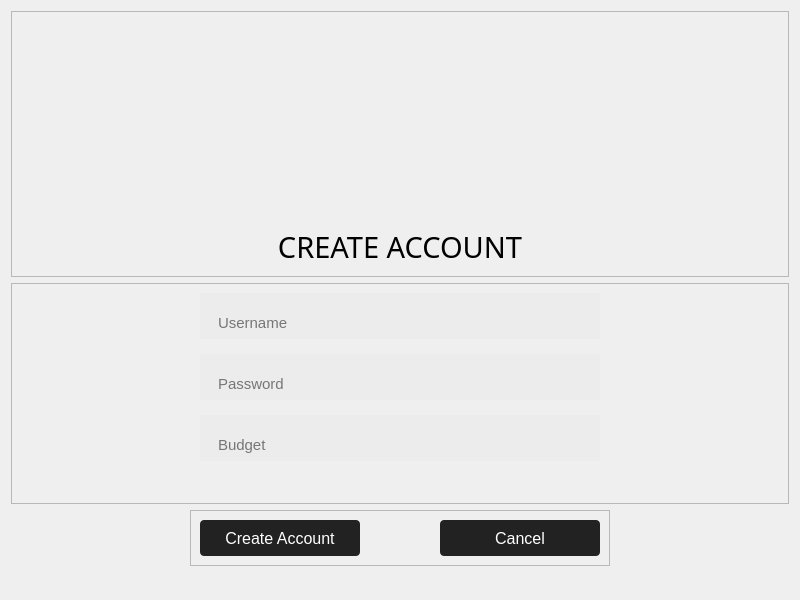
<?xml version="1.0" encoding="UTF-8"?>
<ui version="4.0">
 <class>NewAccountDialog</class>
 <widget class="QWidget" name="NewAccountDialog">
  <property name="geometry">
   <rect>
    <x>0</x>
    <y>0</y>
    <width>800</width>
    <height>600</height>
   </rect>
  </property>
  <property name="sizePolicy">
   <sizepolicy hsizetype="Fixed" vsizetype="Fixed">
    <horstretch>0</horstretch>
    <verstretch>0</verstretch>
   </sizepolicy>
  </property>
  <property name="windowTitle">
   <string>Create new Account</string>
  </property>
  <property name="styleSheet">
   <string notr="true">.QPushButton {
  background-color: #222;
  border-radius: 4px;
  border-style: none;
  color: #fff;
  line-height: 1.5;
  max-width: none;
  width: 200px;
  padding: 9px 20px 8px;
}

QPushButton:hover,
QPushButton:focus {
  background-color: rgb(54, 54, 54);
}

QLineEdit {
  color: rgba(0,0,0,.87);
  padding: 20px 16px 6px;
  background: #ececec;
  border: none;
  border-radius: 4px;
  border-bottom: 1px solid rgba(0,0,0,.42);
  border-radius: 0 0 0 0;
  font-size: 15px;
  height: 20px;
}</string>
  </property>
  <layout class="QVBoxLayout" name="verticalLayout">
   <item alignment="Qt::AlignTop">
    <widget class="QFrame" name="frame_3">
     <property name="frameShape">
      <enum>QFrame::StyledPanel</enum>
     </property>
     <property name="frameShadow">
      <enum>QFrame::Raised</enum>
     </property>
     <layout class="QVBoxLayout" name="verticalLayout_2">
      <item alignment="Qt::AlignHCenter">
       <widget class="QLabel" name="label">
        <property name="minimumSize">
         <size>
          <width>200</width>
          <height>200</height>
         </size>
        </property>
        <property name="maximumSize">
         <size>
          <width>200</width>
          <height>200</height>
         </size>
        </property>
        <property name="text">
         <string/>
        </property>
        <property name="pixmap">
         <pixmap resource="agriculture-shop-ressources.qrc">:/icons/assets/icons/person_add_FILL0_wght400_GRAD0_opsz48 (1).png</pixmap>
        </property>
        <property name="scaledContents">
         <bool>true</bool>
        </property>
        <property name="alignment">
         <set>Qt::AlignCenter</set>
        </property>
       </widget>
      </item>
      <item>
       <widget class="QLabel" name="label_2">
        <property name="font">
         <font>
          <family>Bahnschrift</family>
          <pointsize>22</pointsize>
          <weight>50</weight>
          <bold>false</bold>
         </font>
        </property>
        <property name="text">
         <string>CREATE ACCOUNT</string>
        </property>
        <property name="alignment">
         <set>Qt::AlignCenter</set>
        </property>
       </widget>
      </item>
     </layout>
    </widget>
   </item>
   <item>
    <widget class="QFrame" name="frame">
     <property name="frameShape">
      <enum>QFrame::StyledPanel</enum>
     </property>
     <property name="frameShadow">
      <enum>QFrame::Raised</enum>
     </property>
     <layout class="QVBoxLayout" name="verticalLayout_3">
      <property name="spacing">
       <number>15</number>
      </property>
      <property name="leftMargin">
       <number>20</number>
      </property>
      <property name="rightMargin">
       <number>20</number>
      </property>
      <item alignment="Qt::AlignHCenter">
       <widget class="QLineEdit" name="input_username">
        <property name="minimumSize">
         <size>
          <width>400</width>
          <height>0</height>
         </size>
        </property>
        <property name="maximumSize">
         <size>
          <width>400</width>
          <height>16777215</height>
         </size>
        </property>
        <property name="placeholderText">
         <string>Username</string>
        </property>
       </widget>
      </item>
      <item alignment="Qt::AlignHCenter">
       <widget class="QLineEdit" name="input_password">
        <property name="minimumSize">
         <size>
          <width>400</width>
          <height>0</height>
         </size>
        </property>
        <property name="maximumSize">
         <size>
          <width>400</width>
          <height>16777215</height>
         </size>
        </property>
        <property name="echoMode">
         <enum>QLineEdit::Password</enum>
        </property>
        <property name="placeholderText">
         <string>Password</string>
        </property>
       </widget>
      </item>
      <item alignment="Qt::AlignHCenter">
       <widget class="QLineEdit" name="input_budget">
        <property name="minimumSize">
         <size>
          <width>400</width>
          <height>0</height>
         </size>
        </property>
        <property name="maximumSize">
         <size>
          <width>400</width>
          <height>16777215</height>
         </size>
        </property>
        <property name="inputMethodHints">
         <set>Qt::ImhNone</set>
        </property>
        <property name="inputMask">
         <string/>
        </property>
        <property name="text">
         <string comment="9"/>
        </property>
        <property name="placeholderText">
         <string>Budget</string>
        </property>
       </widget>
      </item>
      <item alignment="Qt::AlignHCenter">
       <widget class="QLabel" name="account_hint">
        <property name="minimumSize">
         <size>
          <width>400</width>
          <height>0</height>
         </size>
        </property>
        <property name="maximumSize">
         <size>
          <width>400</width>
          <height>16777215</height>
         </size>
        </property>
        <property name="font">
         <font>
          <family>Bahnschrift Light</family>
          <pointsize>10</pointsize>
         </font>
        </property>
        <property name="styleSheet">
         <string notr="true">color: green;</string>
        </property>
        <property name="text">
         <string/>
        </property>
        <property name="alignment">
         <set>Qt::AlignCenter</set>
        </property>
       </widget>
      </item>
     </layout>
    </widget>
   </item>
   <item alignment="Qt::AlignHCenter|Qt::AlignTop">
    <widget class="QFrame" name="frame_2">
     <property name="frameShape">
      <enum>QFrame::StyledPanel</enum>
     </property>
     <property name="frameShadow">
      <enum>QFrame::Raised</enum>
     </property>
     <layout class="QHBoxLayout" name="horizontalLayout">
      <property name="spacing">
       <number>80</number>
      </property>
      <item>
       <widget class="QPushButton" name="createAccount_button">
        <property name="minimumSize">
         <size>
          <width>160</width>
          <height>0</height>
         </size>
        </property>
        <property name="maximumSize">
         <size>
          <width>79</width>
          <height>16777215</height>
         </size>
        </property>
        <property name="font">
         <font>
          <pointsize>12</pointsize>
         </font>
        </property>
        <property name="cursor">
         <cursorShape>PointingHandCursor</cursorShape>
        </property>
        <property name="text">
         <string>Create Account</string>
        </property>
       </widget>
      </item>
      <item>
       <widget class="QPushButton" name="pushButton_2">
        <property name="minimumSize">
         <size>
          <width>160</width>
          <height>0</height>
         </size>
        </property>
        <property name="maximumSize">
         <size>
          <width>79</width>
          <height>16777215</height>
         </size>
        </property>
        <property name="font">
         <font>
          <pointsize>12</pointsize>
         </font>
        </property>
        <property name="cursor">
         <cursorShape>PointingHandCursor</cursorShape>
        </property>
        <property name="text">
         <string>Cancel</string>
        </property>
       </widget>
      </item>
     </layout>
    </widget>
   </item>
  </layout>
 </widget>
 <resources>
  <include location="agriculture-shop-ressources.qrc"/>
 </resources>
 <connections>
  <connection>
   <sender>pushButton_2</sender>
   <signal>clicked()</signal>
   <receiver>NewAccountDialog</receiver>
   <slot>close()</slot>
   <hints>
    <hint type="sourcelabel">
     <x>560</x>
     <y>506</y>
    </hint>
    <hint type="destinationlabel">
     <x>775</x>
     <y>551</y>
    </hint>
   </hints>
  </connection>
 </connections>
</ui>
